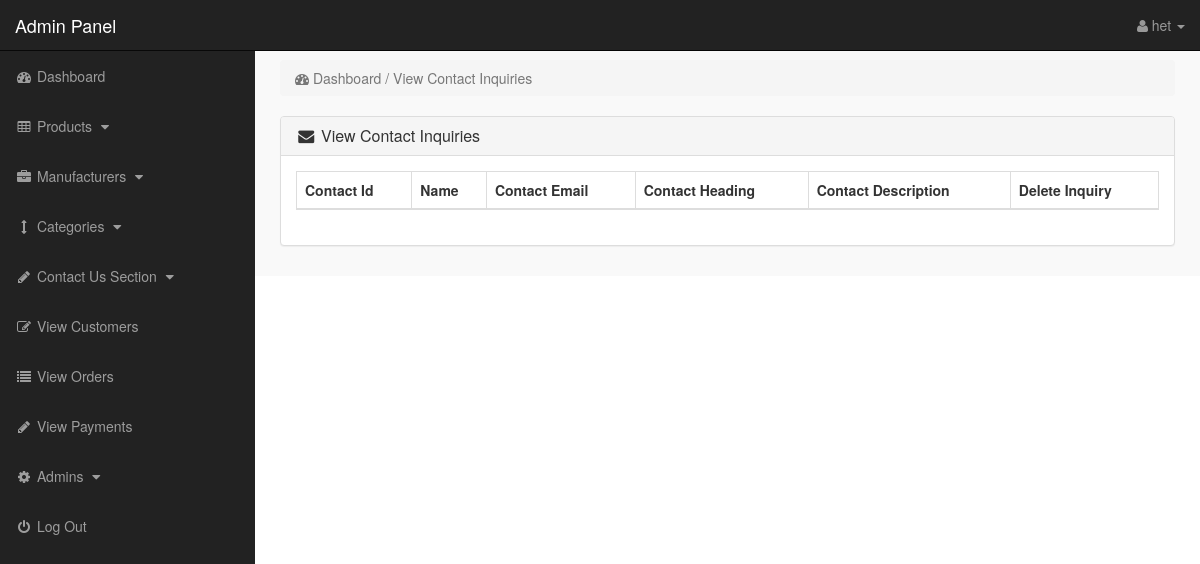
Before: /admin/index.php?view_enquiry (signed in) with the older database file.
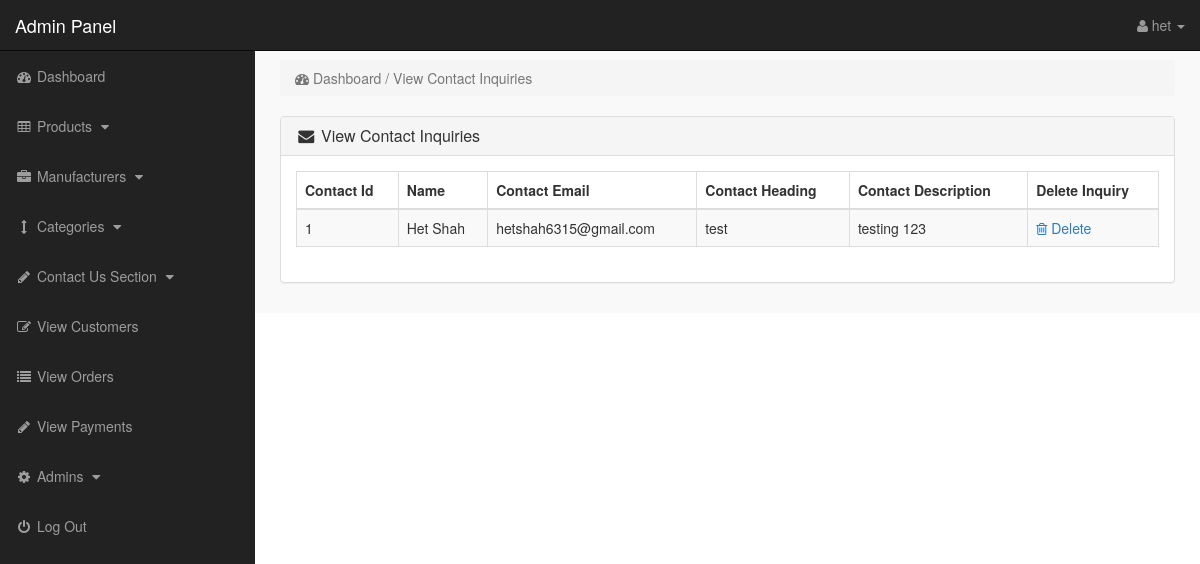
After: the same page with the newer database file.
### tables this page shows
CREATE TABLE `contact_us` (
  `contact_id` int(10) NOT NULL,
  `name` varchar(255) NOT NULL,
  `contact_email` text NOT NULL,
  `contact_heading` text NOT NULL,
  `contact_desc` text NOT NULL
);

### admin/view_enquiry.php (the view, shortened to what the changed rows need)
<?php
if (!isset($_SESSION['admin_email'])) {
    echo "<script>window.open('login.php','_self')</script>";
} else {
?>
    <div class="row">
        <div class="col-lg-12">
            <div class="panel panel-default">
                <div class="panel-body">
                    <div class="table-responsive">
                        <table class="table table-bordered table-hover table-striped">
                            <thead>
                                <tr>
                                    <th>Contact Id</th>
                                    <th>Name</th>
                                    <th>Contact Email</th>
                                    <th>Contact Heading</th>
                                    <th>Contact Description</th>
                                    <th>Delete Inquiry</th>
                                </tr>
                            </thead>
                            <tbody>
                                <?php
                                $get_contacts = "SELECT * FROM contact_us";
                                $run_contacts = mysqli_query($con, $get_contacts);
                                while ($row_contacts = mysqli_fetch_array($run_contacts)) {
                                    $contact_id = $row_contacts['contact_id'];
                                    $contact_name = $row_contacts['name'];
                                    $contact_email = $row_contacts['contact_email'];
                                    $contact_heading = $row_contacts['contact_heading'];
                                    $contact_desc = $row_contacts['contact_desc'];
                                ?>
                                    <tr>
                                        <td> <?php echo $contact_id; ?> </td>
                                        <td> <?php echo $contact_name; ?> </td>
                                        <td> <?php echo $contact_email; ?> </td>
                                        <td> <?php echo $contact_heading; ?> </td>
                                        <td> <?php echo $contact_desc; ?> </td>
                                        <td>
                                            <a href="index.php?delete_contact=<?php echo $contact_id; ?>">
                                                <i class="fa fa-trash-o"> </i> Delete
                                            </a>
                                        </td>
                                    </tr>
                                <?php } ?>
                            </tbody>
                        </table>
                    </div>
                </div>
            </div>
        </div>
    </div>
<?php
}
?>

### admin/includes/sidebar.php (shortened to what the changed rows need)
<?php
if (!isset($_SESSION['admin_email'])) {
    echo "<script>window.open('login.php','_self')</script>";
} else {
?>
    <nav class="navbar navbar-inverse navbar-fixed-top">
        <div class="navbar-header">
            <a class="navbar-brand" href="index.php?dashboard">Admin Panel</a>
        </div>
        <ul class="nav navbar-right top-nav">
            <li class="dropdown">
                <a href="#" class="dropdown-toggle" data-toggle="dropdown">
                    <i class="fa fa-user"></i>
                    <?php echo $admin_name; ?> <b class="caret"></b>
                </a>
            </li>
        </ul>
        <div class="collapse navbar-collapse navbar-ex1-collapse">
            <ul class="nav navbar-nav side-nav">
                <li>
                    <a href="index.php?dashboard">
                        <i class="fa fa-fw fa-dashboard"></i> Dashboard
                    </a>
                </li>
                <li>
                    <a href="#" data-toggle="collapse" data-target="#products">
                        <i class="fa fa-fw fa-table"></i> Products
                        <i class="fa fa-fw fa-caret-down"></i>
                    </a>
                </li>
                <li>
                    <a href="#" data-toggle="collapse" data-target="#manufacturers">
                        <i class="fa fa-fw fa-briefcase"></i> Manufacturers
                        <i class="fa fa-fw fa-caret-down"></i>
                    </a>
                </li>
                <li>
                    <a href="#" data-toggle="collapse" data-target="#cat">
                        <i class="fa fa-fw fa-arrows-v"></i> Categories
                        <i class="fa fa-fw fa-caret-down"></i>
                    </a>
                </li>
                <li>
                    <a href="#" data-toggle="collapse" data-target="#contact_us">
                        <i class="fa fa-fw fa-pencil"> </i> Contact Us Section
                        <i class="fa fa-fw fa-caret-down"></i>
                    </a>
                </li>
                <li>
                    <a href="index.php?view_customers">
                        <i class="fa fa-fw fa-edit"></i> View Customers
                    </a>
                </li>
                <li>
                    <a href="index.php?view_orders">
                        <i class="fa fa-fw fa-list"></i> View Orders
                    </a>
                </li>
                <li>
                    <a href="index.php?view_payments">
                        <i class="fa fa-fw fa-pencil"></i> View Payments
                    </a>
                </li>
                <li>
                    <a href="#" data-toggle="collapse" data-target="#users">
                        <i class="fa fa-fw fa-gear"></i> Admins
                        <i class="fa fa-fw fa-caret-down"></i>
                    </a>
                </li>
                <li>
                    <a href="logout.php">
                        <i class="fa fa-fw fa-power-off"></i> Log Out
                    </a>
                </li>
            </ul>
        </div>
    </nav>
<?php } ?>

Changed rows visible on the page:
added contact_us: contact_id "1", name "Het Shah", contact_email "hetshah6315@gmail.com", contact_heading "test", contact_desc "testing 123"
